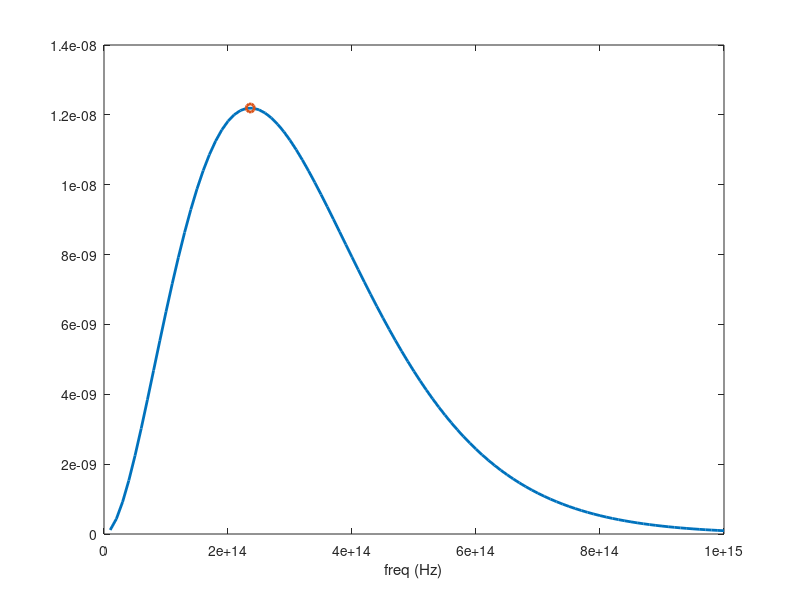

This figure's MATLAB source:
## Author : Hasith Perera
## DSP HW 2 Q4
## Black body radiation 


k_b= 1.38e-23;
h = 6.6e-34;
j = 1
Temp = 0;
lamda = 0;
##for T=2:50:1e4
T =4000;
c=3e8;

black_body = @(T,v) (2*h.*v.^3)./(c^2*(exp((h.*v)/(k_b*T))-1));

  ## f = @(x) x.^2-4.*x - 5 ## test function for the algorithm
  f = @(v) ((v*h)/(k_b*T))*(1/(1-exp(-1*(h*v/(k_b*T)))))-3;

  dx = .1;
  err = 1e-4;

  root_n1 = 10000;
  root_n = root_n1+dx;
  k = 1;
  while abs(root_n1-root_n)>err

    df = (f(root_n1)-f(root_n))/(root_n1-root_n);
    root_n = root_n1;
    root_n1 = root_n-f(root_n)/df;
    k = k + 1;
  end

 fprintf("Peak f:%e\n",root_n1) 
 fprintf("Peak lamda:%3.2e\n",2.9e8/root_n1)
  
ff = 1e13:.1e14:1e15;
plot(ff,black_body(T,ff),'Linewidth',2)
hold on
plot(root_n1,black_body(T,root_n1),'o','Linewidth',2)
xlabel('freq (Hz)')

##  Temp(j) = T;
##  lamda(j) = 2.9e8/root_n1;
##  j = j + 1
##end
##plot(Temp,1./lamda,'o')
##xlabel('T (K)');
##ylabel('1/lamda (1/m)');
